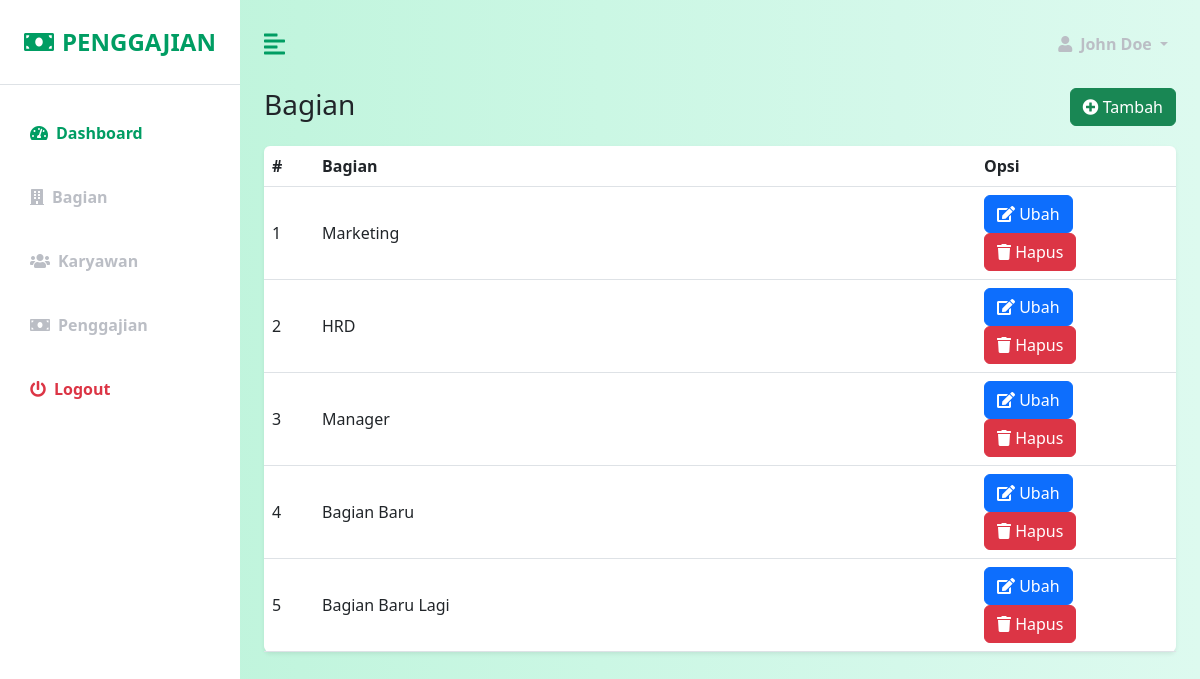
The page /?page=bagian on the database its author committed.
### tables this page shows
CREATE TABLE `bagian` (
  `id` int(11) NOT NULL,
  `nama` varchar(255) NOT NULL
);

### pages/bagian/bagian.php (the view, shortened to what this page needs)
<?php
include "database/connection.php";
?>
<div class="row">
    <div class="col">
        <h3>Bagian</h3>
    </div>
    <div class="col">
        <a href="?page=bagiantambah" class="btn btn-success float-end">
            <i class="fa fa-plus-circle"></i>
            Tambah
        </a>
    </div>
</div>
<div class="row mt-3">
    <div class="col">
        <?php
        $selectSQL = "SELECT * FROM bagian";
        $result = mysqli_query($connection, $selectSQL);
        ?>
        <table class="table bg-white rounded shadow-sm table-hover">
            <thead>
                <tr>
                    <th scope="col" width="50">#</th>
                    <th scope="col">Bagian</th>
                    <th scope="col" width="200">Opsi</th>
                </tr>
            </thead>
            <tbody>
                <?php
                $no = 1;
                while ($row = mysqli_fetch_assoc($result)){
                ?>
                    <tr class="align-middle">
                        <td>
                            <?php echo $no++ ?>
                        </td>
                        <td>
                            <?php echo $row["nama"] ?>
                        </td>
                        <td>
                            <a href="?page=bagianubah&id=<?php echo $row["id"] ?>" class="btn btn-primary">
                                <i class="fa fa-edit"></i>
                                Ubah
                            </a>
                            <a href="?page=bagianhapus&id=<?php echo $row["id"] ?>"
                                onclick="javascript: return confirm('Konfirmasi data akan dihapus?');"
                                class="btn btn-danger">
                                <i class="fa fa-trash"></i>
                                Hapus
                            </a>
                        </td>
                    </tr>
                <?php
                }
                ?>
            </tbody>
        </table>
    </div>
</div>

### css/custom.css (style rules this page uses)
:root { --main-bg-color: #009d63; --main-text-color: #009d63; --second-text-color: #bbbec5; --second-bg-color: #c1efde; }

### rows shown on the page
bagian: nama "Marketing"
bagian: nama "HRD"
bagian: nama "Manager"
bagian: nama "Bagian Baru"
bagian: nama "Bagian Baru Lagi"
